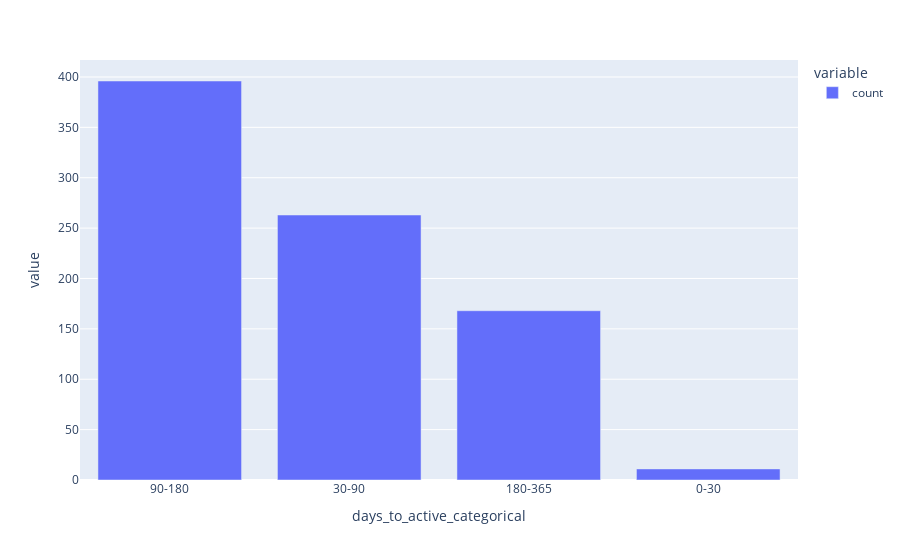

This figure's notebook cell:
### Code cell
# Интерактивный график из библиотеки Plotly

fig = px.bar(clients_per_active_days.days_to_active_categorical.value_counts())
fig.show()

### Figure 1 — Plotly figure (JSON) as saved in the notebook; plotly's stock layout.template omitted (floating-point values rounded to 4 significant figures)
{"data": [{"alignmentgroup": "True", "hovertemplate": "variable=count<br>days_to_active_categorical=%{x}<br>value=%{y}<extra></extra>", "legendgroup": "count", "marker": {"color": "#636efa", "pattern": {"shape": ""}}, "name": "count", "offsetgroup": "count", "orientation": "v", "showlegend": true, "textposition": "auto", "type": "bar", "x": ["90-180", "30-90", "180-365", "0-30"], "xaxis": "x", "y": [396, 263, 168, 11], "yaxis": "y"}], "layout": {"autosize": true, "barmode": "relative", "legend": {"title": {"text": "variable"}, "tracegroupgap": 0}, "margin": {"t": 60}, "xaxis": {"anchor": "y", "autorange": true, "domain": [0, 1], "range": [-0.5, 3.5], "title": {"text": "days_to_active_categorical"}, "type": "category"}, "yaxis": {"anchor": "x", "autorange": true, "domain": [0, 1], "range": [0, 416.8], "title": {"text": "value"}, "type": "linear"}}}
